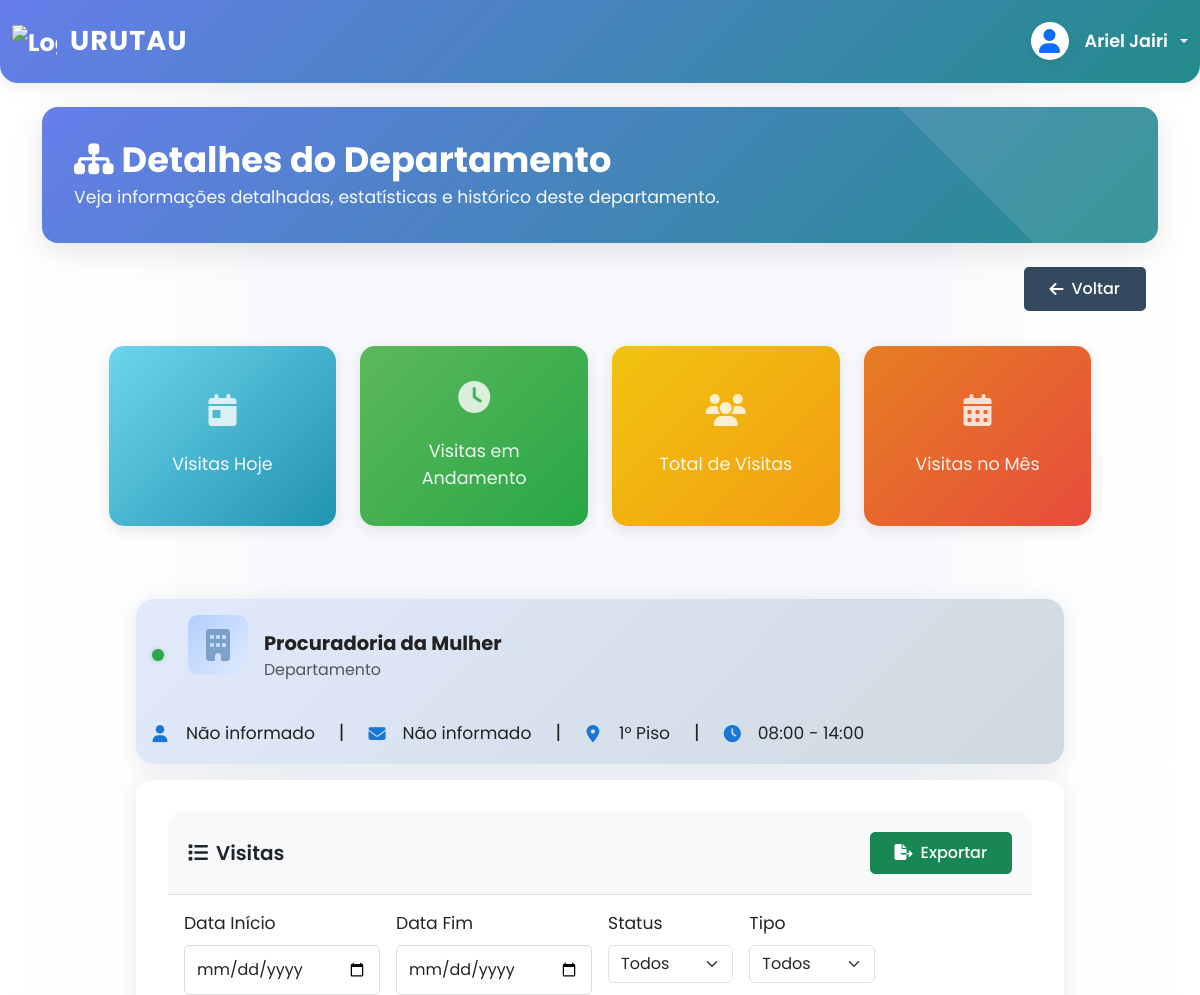
Before: /recepcao/departamentos/5/ (signed in, upper part) with the older database file.
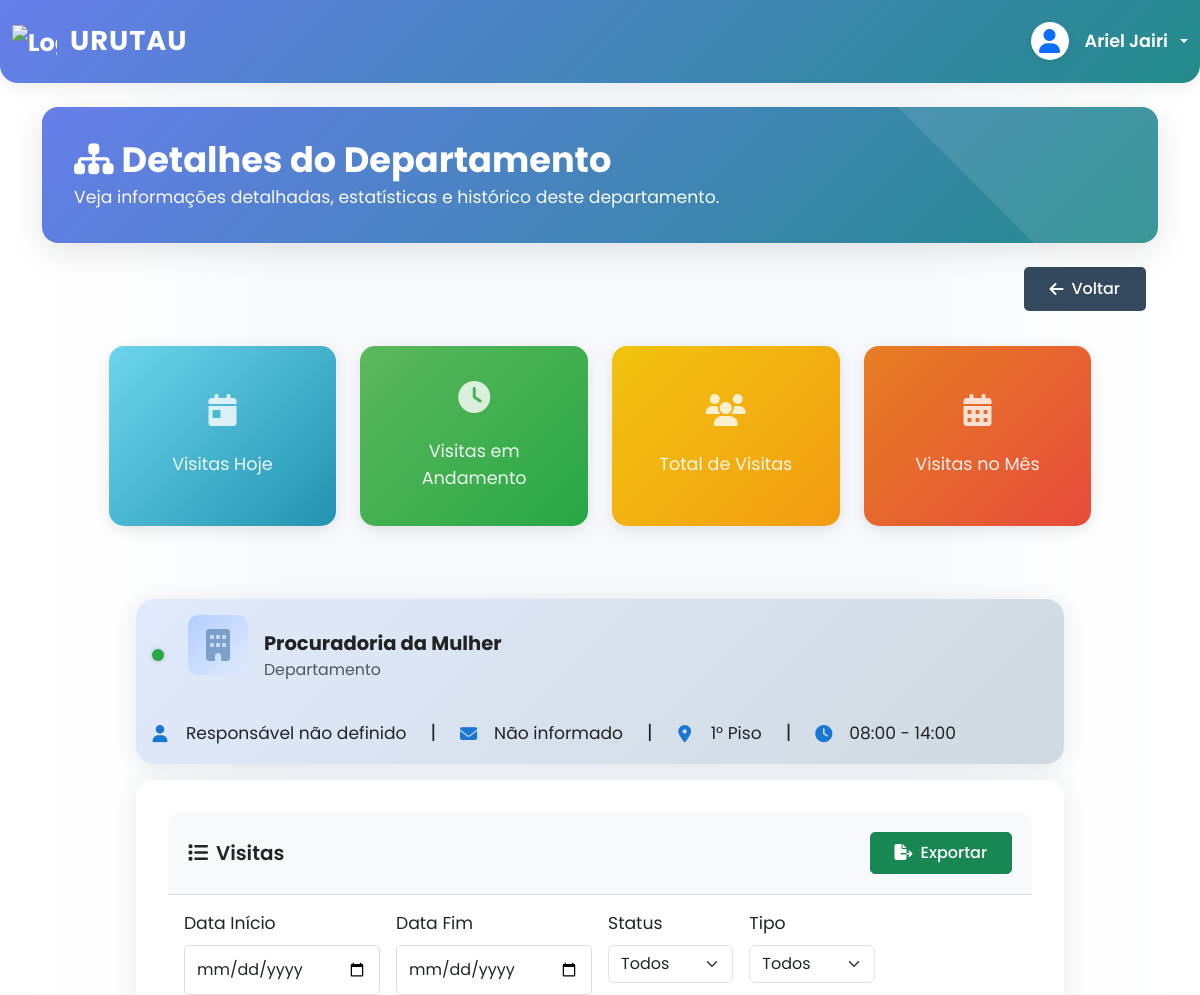
After: the same page with the newer database file.
### apps/recepcao/models.py (models this page shows, shortened)
class Setor(models.Model):
    TIPO_CHOICES = [
        ('gabinete', 'Gabinete'),
        ('departamento', 'Departamento')
    ]
    LOCALIZACAO_CHOICES = [
        ('terreo', 'Térreo'),
        ('plenario', 'Plenário'),
        ('primeiro_piso', '1° Piso'),
        ('segundo_piso', '2° Piso'),
    ]
    FUNCAO_CHOICES = [
        ('assessor_1', 'Assessor I'),
        ('assessor_2', 'Assessor II'),
        ('assessor_3', 'Assessor III'),
        ('assessor_4', 'Assessor IV'),
        ('assessor_5', 'Assessor V'),
        ('assessor_6', 'Assessor VI'),
        ('assessor_7', 'Assessor VII'),
        ('assessor_8', 'Assessor VIII'),
        ('assessor_9', 'Assessor IX'),
        ('assessor_10', 'Assessor X'),
        ('agente_parlamentar', 'Agente Parlamentar'),
        ('Chefe_de_Gabinete', 'Chefe de Gabinete'),
        ('Chefe_de_Departamento', 'Chefe de Departamento'),
        ('outros', 'Outros')
    ]
    tipo = models.CharField('Tipo', max_length=20, choices=TIPO_CHOICES)
    localizacao = models.CharField('Localização', max_length=20, choices=LOCALIZACAO_CHOICES)
    foto = models.ImageField('Foto', upload_to='setores/', blank=True, null=True, help_text='Foto do setor/responsável')
    horario_abertura = models.TimeField('Horário de Abertura', blank=True, null=True)
    horario_fechamento = models.TimeField('Horário de Fechamento', blank=True, null=True)
    nome_vereador = models.CharField(max_length=100, verbose_name="Nome do Vereador/Responsável")
    email_vereador = models.EmailField('E-mail do Vereador', max_length=255, blank=True, null=True)
    nome_local = models.CharField('Nome do Local', max_length=100, blank=True, null=True)
    nome_responsavel = models.CharField('Nome do Responsável', max_length=100, blank=True, null=True)
    funcao = models.CharField('Função/Cargo', max_length=21, choices=FUNCAO_CHOICES, blank=True, null=True)
    horario_entrada = models.TimeField('Horário de Entrada', blank=True, null=True)
    horario_saida = models.TimeField('Horário de Saída', blank=True, null=True)
    email = models.EmailField('E-mail', max_length=255, blank=True, null=True)
    ativo = models.BooleanField('Ativo', default=True)
    usuario = models.OneToOneField('auth.User', on_delete=models.SET_NULL, null=True, blank=True, related_name='setor_responsavel', verbose_name='Usuário')
    data_criacao = models.DateTimeField('Data de Criação', auto_now_add=True)
    data_atualizacao = models.DateTimeField('Data de Atualização', auto_now=True)
    class Meta:
        verbose_name = 'Setor'
        verbose_name_plural = 'Setores'
        ordering = ['tipo', 'localizacao']

### apps/recepcao/views.py (the view)
# urls.py: path('departamentos/<int:departamento_id>/', views.detalhes_departamento, name='detalhes_departamento'),
@login_required(login_url='autenticacao:login_sistema')
def detalhes_departamento(request, departamento_id):
    departamento = get_object_or_404(Setor, id=departamento_id, tipo='departamento')
    visitas = Visita.objects.filter(setor=departamento).order_by('-data_entrada')
    context = {
        'departamento': departamento,
        'visitas': visitas,
    }
    return render(request, 'recepcao/detalhes_departamento.html', context)

### templates/recepcao/detalhes_departamento.html (shortened to what the changed rows need)
{% extends 'base.html' %}
{% load static %}
{% block content %}
<div class="dashboard-header mb-4">
    <div class="dashboard-header-content">
        <h1 class="page-title mb-1" style="font-size:2.2rem; font-weight:700; color:#fff;">
            <i class="fas fa-sitemap me-2"></i>Detalhes do Departamento
        </h1>
    </div>
</div>
<div class="container-fluid">
    <div class="card card-depto-horizontal mb-3" style="margin-top: 0.5rem; background: linear-gradient(135deg, #e0eafc 0%, #cfd9df 100%); box-shadow: 0 4px 24px rgba(44,62,80,0.10); border-radius: 18px;">
        <div class="card-body d-flex flex-wrap align-items-center gap-4 justify-content-between py-3" style="padding-top: 12px; padding-bottom: 12px;">
            <div class="d-flex align-items-center gap-3 flex-grow-1">
                <div>
                    <div class="fw-bold" style="font-size:1.22rem; color:#222;">{{ departamento.nome_local }}</div>
                    <div class="text-muted" style="font-size:0.99rem;">Departamento</div>
                </div>
            </div>
            <div class="d-flex align-items-center gap-4 flex-wrap" style="font-size:1.07rem;">
                <div class="d-flex align-items-center gap-2"><i class="fas fa-user info-icon" style="color:#1976d2;"></i> <span>{% if departamento.nome_responsavel %}{{ departamento.nome_responsavel }}{% else %}<span style="color:#222;">Não informado</span>{% endif %}</span></div>
                <div class="d-flex align-items-center gap-2"><i class="fas fa-map-marker-alt info-icon" style="color:#1976d2;"></i> <span>{% if departamento.get_localizacao_display %}{{ departamento.get_localizacao_display }}{% else %}<span style="color:#222;">Não informado</span>{% endif %}</span></div>
                <div class="d-flex align-items-center gap-2"><i class="fas fa-clock info-icon" style="color:#1976d2;"></i> <span>{% if departamento.horario_abertura and departamento.horario_fechamento %}{{ departamento.horario_abertura|time:'H:i' }} - {{ departamento.horario_fechamento|time:'H:i' }}{% else %}<span style="color:#222;">Não informado</span>{% endif %}</span></div>
            </div>
        </div>
    </div>
</div>
{% endblock %}

Changed rows visible on the page:
changed Setor "Procuradoria da Mulher": nome_responsavel (not shown) → "Responsável não definido"
Other visible differences:
text no longer shown: "Não informado"
